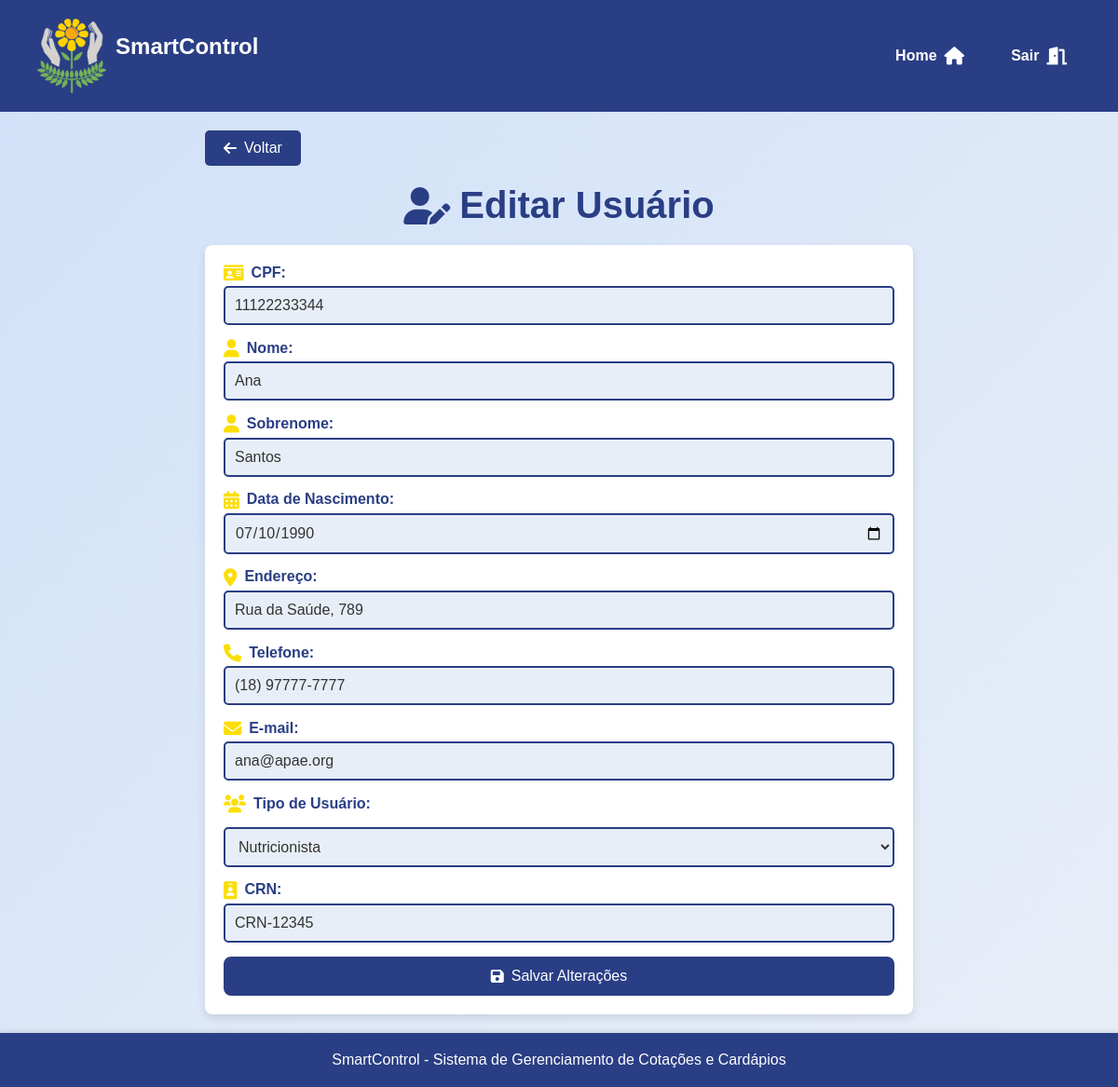
Screenshot of /assets/view/pages/usuario/editarUsuario/editUsuario.php?id=3 (signed in) with the database file from the repository.
### tables this page shows
CREATE TABLE `usuarios` (
  `id` int(11) NOT NULL,
  `cpf` varchar(11) NOT NULL,
  `nome` varchar(100) NOT NULL,
  `sobrenome` varchar(100) NOT NULL,
  `data_nascimento` date NOT NULL,
  `endereco` varchar(255) DEFAULT NULL,
  `telefone` varchar(15) DEFAULT NULL,
  `email` varchar(100) NOT NULL,
  `senha` varchar(255) NOT NULL,
  `tipo_usuario` enum('administrador','contador','nutricionista') NOT NULL,
  `crn` varchar(20) DEFAULT NULL,
  `data_criacao` timestamp NOT NULL DEFAULT current_timestamp()
);

### assets/model/pdo/DataBase.php (called while the page is built, shortened)
<?php
class Database {
    private $host = 'localhost';
    private $dbname = 'sistema_apae';
    private $username = 'root';
    private $password = '';
    public $conn;
    public function __construct()
    {
        try {
            $this->conn = new PDO("mysql:host=$this->host;dbname=$this->dbname", $this->username, $this->password);
            $this->conn->setAttribute(PDO::ATTR_ERRMODE, PDO::ERRMODE_EXCEPTION);
        } catch (PDOException $exception) {
            echo "Erro na conexão: " . $exception->getMessage();
        }
    }
    public function read($table, $columns = "*", $id = null, $where = null) {
        $sql = "SELECT $columns FROM $table";
        try {
            $stmt = $this->conn->prepare($sql);
            $stmt->execute();
            return $stmt->fetchAll(PDO::FETCH_ASSOC);
        } catch (PDOException $exception) {
            echo "Erro ao ler: " . $exception->getMessage();
            return false;
        }
    }
}
?>

### assets/controller/userController.php (called while the page is built, shortened)
<?php
require_once __DIR__ . '/../model/Nutricionista.php';
require_once __DIR__ . '/../model/Usuario.php';
require_once __DIR__ . '/../model/pdo/DataBase.php';
class ControladorUsuarios
{
    private $banco;
    public function __construct() {
        $this->banco = new DataBase;
    }
    public function listarUsuarios()
    {
        $usuarioBanco = $this->banco->read("usuarios");
        foreach($usuarioBanco as $usuario)
        {
            switch ($usuario['tipo_usuario']) {
                case 'nutricionista':
                    $usuarios[] = new Nutricionista($usuario['id'], $usuario['cpf'], $usuario['crn'], $usuario['nome'], $usuario['sobrenome'], $usuario['data_nascimento'], $usuario['endereco'], $usuario['telefone'], $usuario['email'], $usuario['senha'],$usuario['tipo_usuario']);
                    break;
                case 'contador':
                    $usuarios[] = new Contador($usuario['id'], $usuario['cpf'], $usuario['nome'], $usuario['sobrenome'], $usuario['data_nascimento'], $usuario['endereco'], $usuario['telefone'], $usuario['email'], $usuario['senha'],$usuario['tipo_usuario']);
                    break;
                case 'administrador':
                    $usuarios[] = new Administrador($usuario['id'], $usuario['cpf'], $usuario['nome'], $usuario['sobrenome'], $usuario['data_nascimento'], $usuario['endereco'], $usuario['telefone'], $usuario['email'], $usuario['senha'],$usuario['tipo_usuario']);
                    break;
            }
        }
        return $usuarios;
    }
}
?>

### assets/model/Usuario.php (called while the page is built, shortened)
<?php
abstract class Usuario {
    protected $id;
    protected $cpf;
    protected $nome;
    protected $sobrenome;
    protected $dataNasc;
    protected $endereco;
    protected $telefone;
    protected $email;
    protected $tipo_usuario;
    public function __construct($id, $cpf, $nome, $sobrenome, $dataNasc, $endereco, $telefone, $email, $senha,$tipo_usuario) {
        $this->id = $id;
        $this->cpf = $cpf;
        $this->nome = $nome;
        $this->sobrenome = $sobrenome;
        $this->dataNasc = $dataNasc;
        $this->endereco = $endereco;
        $this->telefone = $telefone;
        $this->email = $email;
        $this->tipo_usuario = $tipo_usuario;
    }
    public function getId() {
        return $this->id;
    }
    public function getCpf() {
        return $this->cpf;
    }
    public function getNome() {
        return $this->nome;
    }
    public function getSobrenome() {
        return $this->sobrenome;
    }
    public function getDataNasc() {
        return $this->dataNasc;
    }
    public function getEndereco() {
        return $this->endereco;
    }
    public function getTelefone() {
        return $this->telefone;
    }
    public function getEmail() {
        return $this->email;
    }
    public function getTipoUsuario() {
        return $this->tipo_usuario;
    }
}
?>

### assets/model/Nutricionista.php (called while the page is built, shortened)
<?php
include_once 'Usuario.php';
class Nutricionista extends Usuario{
    protected $crn;
    public function __construct($id, $cpf, $crn, $nome, $sobrenome, $dataNasc, $endereco, $telefone, $email, $senha, $tipo_usuario) {
        $this->crn = $crn;
    }
    public function getCrn() {
        return $this->crn;
    }
}
?>

### assets/view/pages/usuario/editarUsuario/editUsuario.php (the view, shortened to what this page needs)
<?php
require_once __DIR__ . "/../../../../controller/userController.php";
require_once __DIR__ . "/../../../../controller/pageController.php";
$controler = new ControladorUsuarios();
?>
<!DOCTYPE html>
<html lang="pt-BR">
<head>
    <link rel="stylesheet" href="../../styles/EditStyle.css">
    <link rel="stylesheet" href="https://cdnjs.cloudflare.com/ajax/libs/font-awesome/6.0.0-beta3/css/all.min.css">
</head>
<body>
<main>
    <a href="../listarUsuario/listarUsuario.php" class="back-btn"><i class="fas fa-arrow-left"></i> Voltar</a>
    <h1><i class="fas fa-user-edit"></i> Editar Usuário</h1>
    <form action="" method="POST">
        <?php
        $usuarios = $controler->listarUsuarios();
        foreach ($usuarios as $usuario) {
            if ($usuario->getId() == $_GET['id']) {
                echo '
                <section>
                    <label for="cpf"><i class="fas fa-id-card"></i> CPF:</label>
                    <input type="text" id="cpf" name="cpf" value="'.$usuario->getCpf().'" required>
                </section>
                <section>
                    <label for="nome"><i class="fas fa-user"></i> Nome:</label>
                    <input type="text" id="nome" name="nome" value="'.$usuario->getNome().'" required>
                </section>
                <section>
                    <label for="sobrenome"><i class="fas fa-user"></i> Sobrenome:</label>
                    <input type="text" id="sobrenome" name="sobrenome" value="'.$usuario->getSobrenome().'" required>
                </section>
                <section>
                    <label for="data_nascimento"><i class="fas fa-calendar-alt"></i> Data de Nascimento:</label>
                    <input type="date" id="data_nascimento" name="data_nascimento" value="'.$usuario->getDataNasc().'" required>
                </section>
                <section>
                    <label for="endereco"><i class="fas fa-map-marker-alt"></i> Endereço:</label>
                    <input type="text" id="endereco" name="endereco" value="'.$usuario->getEndereco().'" required>
                </section>
                <section>
                    <label for="telefone"><i class="fas fa-phone"></i> Telefone:</label>
                    <input type="text" id="telefone" name="telefone" value="'.$usuario->getTelefone().'" required>
                </section>
                <section>
                    <label for="email"><i class="fas fa-envelope"></i> E-mail:</label>
                    <input type="email" id="email" name="email" value="'.$usuario->getEmail().'" required>
                </section>
                <section style="display: none;">
                    <input type="password" id="senha" name="senha" value="'.$usuario->getSenha().'">
                </section>
                    <label for="tipo_usuario"><i class="fas fa-users"></i> Tipo de Usuário:</label>
                    <select id="tipo_usuario" name="tipo_usuario" required>
                        <option value="administrador"'; if ($usuario->getTipoUsuario() == 'administrador') echo 'selected'; echo '>Administrador</option>
                        <option value="contador"'; if ($usuario->getTipoUsuario() == 'contador') echo 'selected'; echo '>Adm Compras</option>
                        <option value="nutricionista"'; if ($usuario->getTipoUsuario() == 'nutricionista') echo 'selected'; echo '>Nutricionista</option>
                    </select>
                </section>';
                if ($usuario->getTipoUsuario() == 'nutricionista') {
                    echo '
                    <section>
                        <label for="crn"><i class="fas fa-id-badge"></i> CRN:</label>
                        <input type="text" id="crn" name="crn" value="'.$usuario->getCrn().'">
                    </section>';
                }
                echo '<button type="submit"><i class="fas fa-save"></i> Salvar Alterações</button>';
            }
        }
        ?>
    </form>
</main>
</body>
</html>

### assets/view/pages/styles/EditStyle.css (style rules this page uses)
body { display: flex; flex-direction: column; min-height: 100vh; margin: 0; background: linear-gradient(135deg, var(--superlightblue), var(--lightwhite)); color: var(--darkgray); }
main { flex: 1; display: flex; flex-direction: column; align-items: center; padding: 20px; width: 100%; max-width: 800px; margin: 0 auto; }
h1 { font-size: 2.5rem; color: var(--darkblue); text-align: center; margin-bottom: 20px; display: flex; align-items: center; gap: 10px; }
form { display: flex; flex-direction: column; width: 100%; padding: 20px; background-color: var(--white); border-radius: 8px; box-shadow: 0 4px 10px rgba(0, 0, 0, 0.1); gap: 15px; }
form section { display: flex; flex-direction: column; gap: 5px; }
form label { font-weight: bold; color: var(--darkblue); font-size: 1rem; display: flex; align-items: center; gap: 8px; }
form input, form select, form textarea { padding: 10px; font-size: 1rem; border: 2px solid var(--darkblue); border-radius: 5px; background-color: var(--lightwhite); color: var(--darkgray); transition: border-color 0.3s ease; }
form button { padding: 12px 20px; background-color: var(--darkblue); color: var(--white); border: none; border-radius: 8px; font-size: 1rem; cursor: pointer; transition: background-color 0.3s ease, transform 0.2s ease; display: flex; align-items: center; justify-content: center; gap: 8px; }
.back-btn { display: inline-flex; align-items: center; gap: 8px; padding: 10px 20px; background-color: var(--darkblue); color: var(--white); text-decoration: none; border-radius: 5px; font-size: 1rem; transition: background-color 0.3s ease, transform 0.2s ease; margin-bottom: 20px; align-self: flex-start; }
form label i { color: var(--yellow); font-size: 1.2rem; }

### assets/view/pages/global.css (style rules this page uses)
* { margin: 0; padding: 0; box-sizing: border-box; font-family: 'Arial', sans-serif; }
:root { --yellow: #fbde04; --lightyellow: #f9e79f; --lightgray: #bebcaf; --orange: #fdb813; --darkblue: #2a3e85; --green: #65b560; --lightblue: #3e9bd4; --superlightblue: #d0e1f9; --red: #ff0000; --darkred: #c9302c; --white: #ffffff; --black: #000000; --darkgray: #333333; --lightwhite:#e8eef7; --superdarkblue: #324a89; --gray: #555555; }
body { font-family: 'Arial', sans-serif; display: flex; flex-direction: column; min-height: 100vh; margin: 0; background: linear-gradient(135deg, var(--superlightblue) 0%, var(--lightwhite) 100%); color: var(--darkgray); }
main { flex: 1; display: flex; flex-direction: column; justify-content: flex-start; padding: 20px; }

### rows the page displays
usuarios: cpf "11122233344", nome "Ana", sobrenome "Santos", data_nascimento "07/10/1990", endereco "Rua da Saúde, 789", telefone "(18) 97777-7777", email "ana@apae.org", tipo_usuario "Nutricionista", crn "CRN-12345"
